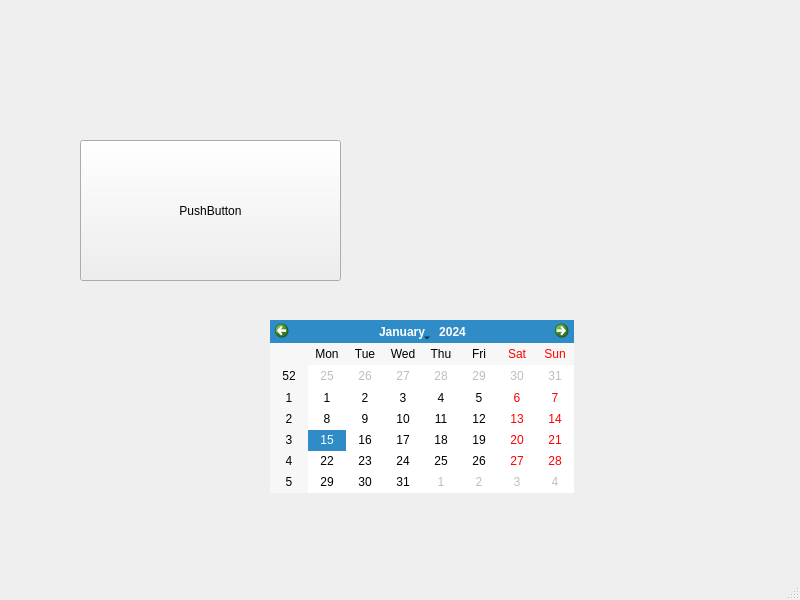
<?xml version="1.0" encoding="UTF-8"?>
<ui version="4.0">
 <class>MainWindow</class>
 <widget class="QMainWindow" name="MainWindow">
  <property name="geometry">
   <rect>
    <x>0</x>
    <y>0</y>
    <width>800</width>
    <height>600</height>
   </rect>
  </property>
  <property name="windowTitle">
   <string>MainWindow</string>
  </property>
  <widget class="QWidget" name="centralwidget">
   <widget class="QPushButton" name="pushButton">
    <property name="geometry">
     <rect>
      <x>80</x>
      <y>140</y>
      <width>261</width>
      <height>141</height>
     </rect>
    </property>
    <property name="text">
     <string>PushButton</string>
    </property>
   </widget>
   <widget class="QCalendarWidget" name="calendarWidget">
    <property name="geometry">
     <rect>
      <x>270</x>
      <y>320</y>
      <width>304</width>
      <height>173</height>
     </rect>
    </property>
   </widget>
  </widget>
  <widget class="QStatusBar" name="statusbar"/>
 </widget>
 <resources/>
 <connections/>
</ui>
